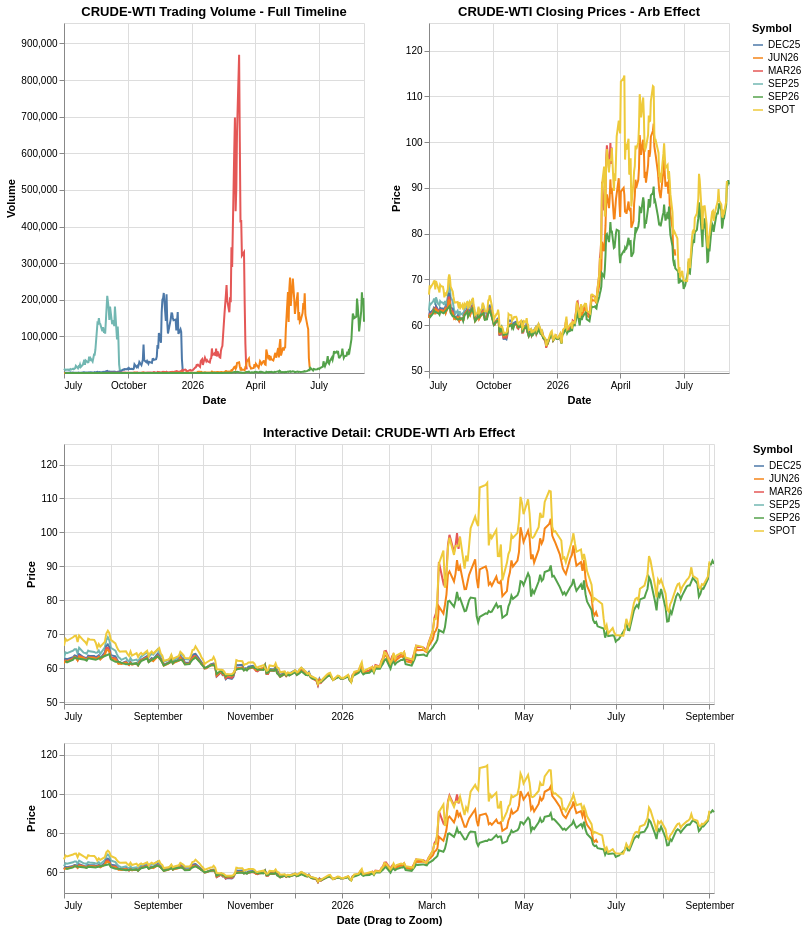

The code cell stored with this chart in its notebook:
### Code cell
# ==============================================================================
# 🛢️ FORMATTING & GRAPHING WTI Crude Oil
# ==============================================================================

# 3. Create Clean Legend Labels
# We assign a readable 'symbol' string to each DataFrame.
# This ensures our Altair chart displays nice, intuitive labels (like 'DEC25')
# instead of raw ticker codes or messy file names.
# Adjusted for expiration not contract month

df_oct_25['symbol'] = 'SEP25'
df_jan_26['symbol'] = 'DEC25'
df_apr_26['symbol'] = 'MAR26'
df_jul_26['symbol'] = 'JUN26'
df_oct_26['symbol'] = 'SEP26'
df_crude['symbol'] = 'SPOT'
fq.graph_uncertainty_arb([df_oct_25, df_jan_26, df_apr_26, df_jul_26, df_oct_26, df_crude],
                       'CRUDE-WTI')

### Figure 1 — Vega-Lite specification as saved in the notebook (floating-point values rounded to 4 significant figures; data arrays with more than 128 entries replaced by an {"elided": "..."} marker saying what was removed)
{"config": {"view": {"continuousWidth": 300, "continuousHeight": 300}}, "vconcat": [{"hconcat": [{"mark": {"type": "line"}, "encoding": {"color": {"field": "symbol", "legend": {"title": "Symbol"}, "type": "nominal"}, "x": {"field": "date", "title": "Date", "type": "temporal"}, "y": {"field": "volume", "scale": {"domain": [0.9, 955800.0]}, "title": "Volume", "type": "quantitative"}}, "height": 350, "title": "CRUDE-WTI Trading Volume - Full Timeline", "width": 300}, {"mark": {"type": "line"}, "encoding": {"color": {"field": "symbol", "legend": {"title": "Symbol"}, "type": "nominal"}, "x": {"field": "date", "title": "Date", "type": "temporal"}, "y": {"field": "close", "scale": {"domain": [49.52, 126.0]}, "title": "Price", "type": "quantitative"}}, "height": 350, "title": "CRUDE-WTI Closing Prices - Arb Effect", "width": 300}]}, {"vconcat": [{"mark": {"type": "line"}, "encoding": {"color": {"field": "symbol", "legend": {"title": "Symbol"}, "type": "nominal"}, "x": {"field": "date", "scale": {"domain": {"param": "param_c97a99acfc68b794"}}, "title": "", "type": "temporal"}, "y": {"field": "close", "scale": {"domain": [49.52, 126.0]}, "title": "Price", "type": "quantitative"}}, "height": 260, "title": "Interactive Detail: CRUDE-WTI Arb Effect", "width": 650}, {"mark": {"type": "line"}, "encoding": {"color": {"field": "symbol", "legend": null, "type": "nominal"}, "x": {"field": "date", "title": "Date (Drag to Zoom)", "type": "temporal"}, "y": {"field": "close", "scale": {"domain": [49.52, 126.0]}, "title": "Price", "type": "quantitative"}}, "height": 150, "name": "view_659edd3e63d11d22_1", "width": 650}]}], "data": {"name": "data-208e095708fffb05b5f94d5e34f2bd4f"}, "params": [{"name": "param_c97a99acfc68b794", "select": {"type": "interval", "encodings": ["x"]}, "views": ["view_659edd3e63d11d22_1"]}], "resolve": {"legend": {"color": "independent"}}, "$schema": "https://vega.github.io/schema/vega-lite/v6.4.1.json", "datasets": {"data-208e095708fffb05b5f94d5e34f2bd4f": {"elided": "1175 records"}}}
